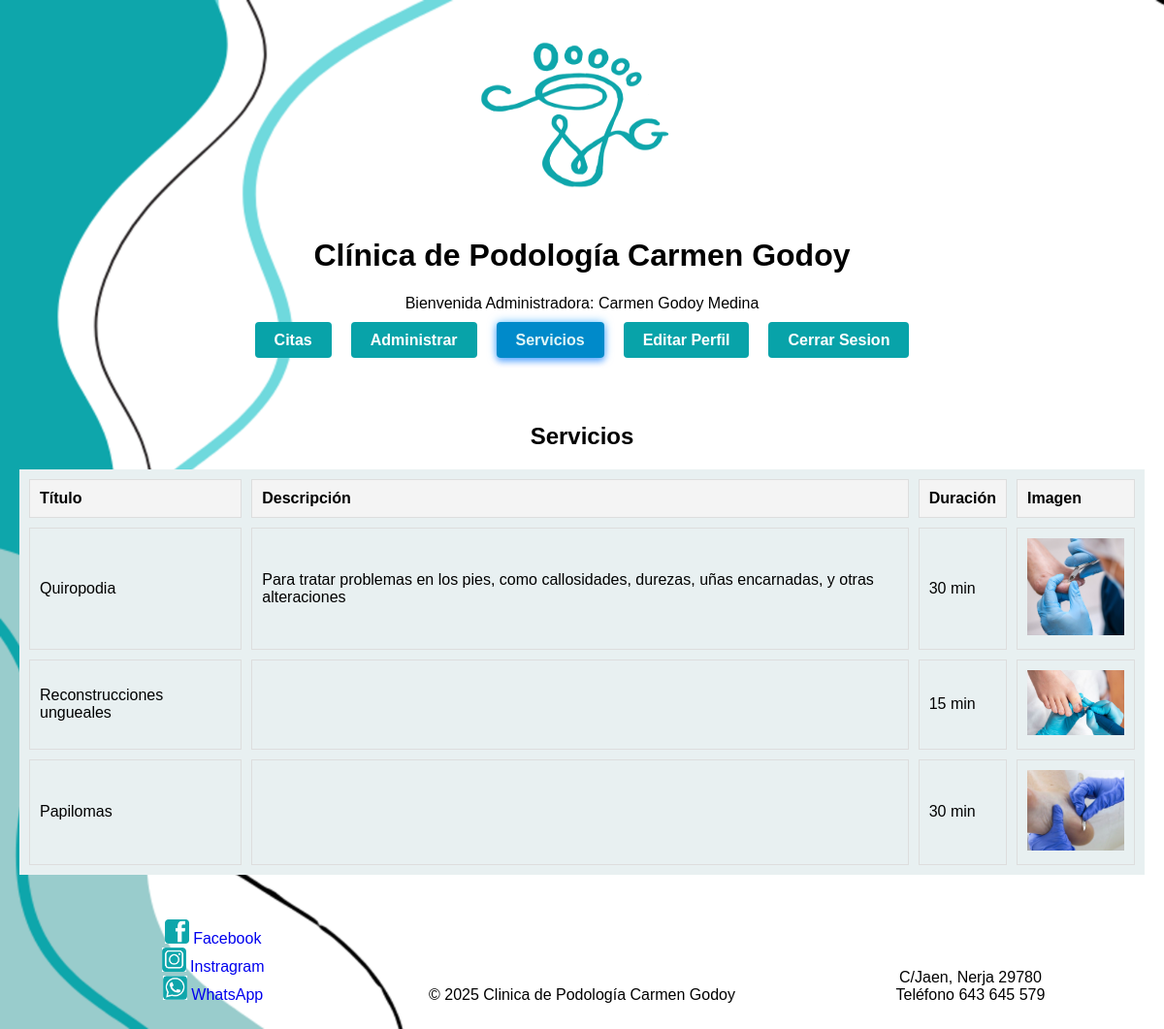
/Codigo/promociones.php (signed in), run on the app's committed database.
### tables this page shows
CREATE TABLE Promociones (
    idPromocion INT PRIMARY KEY AUTO_INCREMENT,
    titulo VARCHAR(100),
    descripcion TEXT,
    duracion INT,  
    imagen VARCHAR(255),
    idAdmin INT,
    FOREIGN KEY (idAdmin) REFERENCES Admin(idAdmin)
);

### Codigo/validaciones/promociones/promociones_lista.php (the view, shortened to what this page needs)
<?php
require_once __DIR__ . '/../../conexion/conexion.php';
$mostrarImagen = $mostrarImagen ?? false;
echo '<link rel="stylesheet" href="/Codigo/estilos/stylePromo.css">';
$sql = "SELECT * FROM promociones";
$result = $conexion->query($sql);
if ($result->num_rows > 0) {
    echo '<div class="tabla-escritorio">';
    echo '<table id="promociones-table" class="solo-escritorio">';
    echo '<tr>
            <th>Título</th>
            <th>Descripción</th>
            <th>Duración</th>';
    if ($mostrarImagen) {
        echo '<th>Imagen</th>';
    }
    echo '</tr>';
    $result->data_seek(0);
    while ($row = $result->fetch_assoc()) {
        echo '<tr>';
        echo '<td>' . htmlspecialchars($row['titulo']) . '</td>';
        echo '<td>' . htmlspecialchars($row['descripcion']) . '</td>';
        echo '<td>' . htmlspecialchars($row['duracion']) . ' min</td>';
        if ($mostrarImagen) {
            if (!empty($row['imagen'])) {
                echo '<td><img src="/Codigo' . htmlspecialchars($row['imagen']) . '" alt="Imagen de la promoción" style="max-width: 100px; max-height: 100px;"></td>';
            } else {
                echo '<td>Sin imagen</td>';
            }
        }
        echo '</tr>';
    }
    echo '</table>';
    echo '</div>';
} else {
    echo 'No hay promociones disponibles.';
}
?>

### Codigo/plantillas/header.php (shortened to what this page needs)
<?php
require_once __DIR__ . '/../conexion/conexion.php';
?>
<header>
    <a href="/Codigo/index.php">
        <img class="logo" src="/Codigo/imagenes/logo.png" alt="icono">
    </a>
    <h1>Clínica de Podología Carmen Godoy</h1>
    <link rel="stylesheet" href="/Codigo/estilos/style.css">
    <?php
    if (isset($_SESSION['idAdmin'])) {
        $idAdmin = $_SESSION['idAdmin'];
        $query = "SELECT nombre, apellido1, apellido2 FROM Admin WHERE idAdmin = ?";
        $stmt = $conexion->prepare($query);
        $stmt->bind_param("i", $idAdmin);
        $stmt->execute();
        $result = $stmt->get_result();
        if ($result->num_rows > 0) {
            $admin = $result->fetch_assoc();
            echo '<p class="bienvenida">Bienvenida Administradora: ' . htmlspecialchars($admin['nombre']) . ' ' . htmlspecialchars($admin['apellido1']) . ' ' . htmlspecialchars($admin['apellido2']) . '</p>';
        }
    } else if (isset($_SESSION['idPacientes'])) {
        if (isset($_SESSION['nombre'], $_SESSION['apellido1'])) {
            $apellido2 = $_SESSION['apellido2'] ?? '';
            $sexo = $_SESSION['sexo'] ?? 'O';
            if ($sexo === 'H') {
                echo '<p class="bienvenida">Bienvenido ' . htmlspecialchars($_SESSION['nombre']) . ' ' . htmlspecialchars($_SESSION['apellido1']) . ' ' . htmlspecialchars($apellido2) . '</p>';
            } else if ($sexo === 'M') {
                echo '<p class="bienvenida">Bienvenida ' . htmlspecialchars($_SESSION['nombre']) . ' ' . htmlspecialchars($_SESSION['apellido1']) . ' ' . htmlspecialchars($apellido2) . '</p>';
            } else {
                echo '<p class="bienvenida">Bienvenid@ ' . htmlspecialchars($_SESSION['nombre']) . ' ' . htmlspecialchars($_SESSION['apellido1']) . ' ' . htmlspecialchars($apellido2) . '</p>';
            }
        } else {
            echo '<p class="bienvenida">Bienvenido invitado</p>';
        }
    }
    ?>
    <nav>
        <ul>
            <?php if (isset($_SESSION['idPacientes']) || isset($_SESSION['idAdmin'])) {
                echo "<li><a class='btnA navegacion' href='/Codigo/citas.php'>Citas</a></li>";
            } else {
                echo "<li><a class='btnA navegacion' href='/Codigo/registro.php'>Registro</a></li>";
            } ?>
            <?php if (isset($_SESSION['idAdmin'])) {
                echo "<li><a class='btnA navegacion' href='/Codigo/admin.php'>Administrar</a></li>";
            } ?>
            <?php if (isset($_SESSION['idPacientes']) || isset($_SESSION['idAdmin'])) {
                echo "<li><a class='btnA navegacion' href='/Codigo/promociones.php'>Servicios</a></li>";
            } ?>
            <?php if (isset($_SESSION['idPacientes']) || isset($_SESSION['idAdmin'])) {
                echo "<li><a class='btnA navegacion' href='/Codigo/editar_perfil.php'>Editar Perfil</a></li>";
            } ?>
            <?php if (isset($_SESSION['idPacientes']) || isset($_SESSION['idAdmin'])) {
                echo "<li><a class='btnA navegacion' href='/Codigo/conexion/cerrar_sesion.php'>Cerrar Sesion</a></li>";
            } ?>
        </ul>
    </nav>
    <br>
    <br>
</header>

### Codigo/estilos/stylePromo.css (style rules this page uses)
.tabla-escritorio { background-color: var(--colorFondoDivs); }
#promociones-table { width: 100%; border-collapse: separate; border-spacing: 10px; margin-top: 20px; }
#promociones-table th, #promociones-table td { padding: 10px; text-align: left; border: 1px solid #ddd; }
#promociones-table th { background-color: #f4f4f4; font-weight: bold; }

### Codigo/estilos/styleColores.css (style rules this page uses)
:root { --colorFondo: #f0f0f0; --colorTexto: #333; --colorBoton: #08A3A9; --colorBotonHover: #0f2788; --colorBotonActivoHover: #0056b3; --colorFondoClarito: #DFF5F6; --colorFondoDivs: #E8F0F1; --disponible: #155724; --semiDisponible: #856404; --noDisponible: #721c24; --fueraServicio: #6c757d; --colorCamposInvalidosFondo: #ffe6e6; --colorCamposValidosFondo: #e6ffe6; }

### Codigo/estilos/style.css (style rules this page uses)
body, html { margin: 0; padding: 0; min-height: 100vh; display: flex; flex-direction: column; justify-content: space-between; overflow-x: hidden; }
body { display: flex; justify-content: center; align-items: center; min-height: 100vh; margin: 0; background-image: url('/Codigo/imagenes/redimension3_fondo.png'); background-size: cover; background-repeat: no-repeat; background-attachment: fixed; font-family: Amazing Grotesk, sans-serif; }
:root { --colorFondo: #f0f0f0; --colorTexto: #333; --colorBoton: #08A3A9; --colorBotonHover: #0f2788; --colorFondo: #DFF5F6; --colorFondoDivs: #E8F0F1; --colorActive: #008aca; }
.logo { width: 250px; height: 200px; margin: 10px; }
nav { display: flex; justify-content: center; align-items: center; text-align: center; }
nav ul { display: flex; gap: 20px; list-style: none; padding: 0; margin: 0; }
nav ul li a { text-decoration: none; color: var(--colorTexto); font-weight: bold; padding: 5px 10px; border-radius: 5px; transition: background-color 0.3s ease; }
.btnA, .btnB { background-color: var(--colorBoton); color: white; border: none; padding: 10px 20px; text-align: center; text-decoration: none; font-size: 16px; cursor: pointer; border-radius: 4px; }
.bienvenida { margin-bottom: 20px; }
.navegacion.active { background-color: var(--colorActive); color: var(--colorFondo); font-weight: bold; box-shadow: 0 4px 6px rgba(0, 102, 255, 0.4), 0 0 10px rgba(0, 153, 255, 0.6); transition: background-color 0.3s ease, box-shadow 0.3s ease; }

### data on the page
promociones: titulo "Quiropodia", descripcion "Para tratar problemas en los pies, como callosidades, durezas, uñas encarnadas, y otras alteraciones", duracion "30", imagen (picture)
promociones: titulo "Reconstrucciones ungueales", duracion "15", imagen (picture)
promociones: titulo "Papilomas", duracion "30", imagen (picture)

### other printed values
$admin['nombre'] "Carmen"
$admin['apellido1'] "Godoy"
$admin['apellido2'] "Medina"
